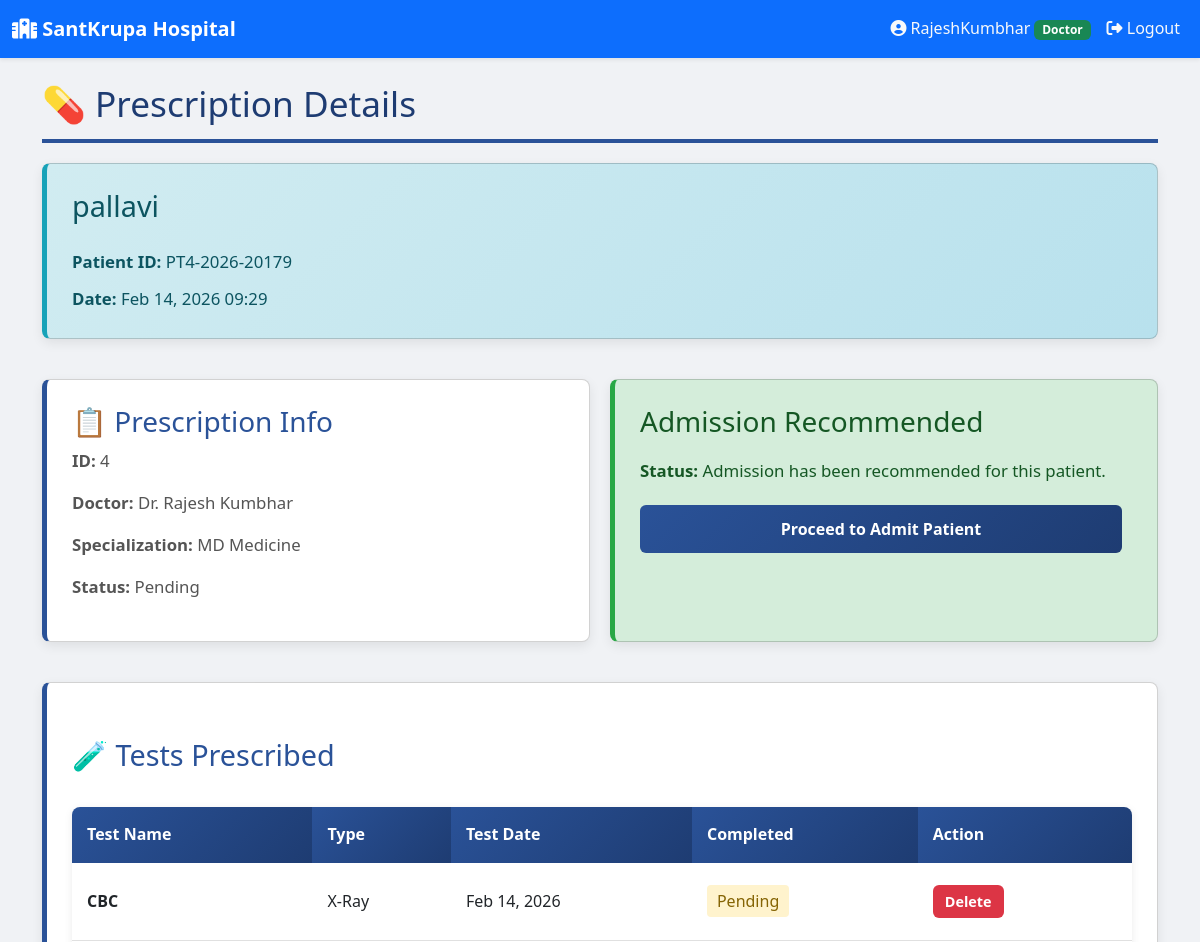
The app's page /clinic/ghanshyam_123/doctor/prescription/4/ (signed in, upper part), older data.
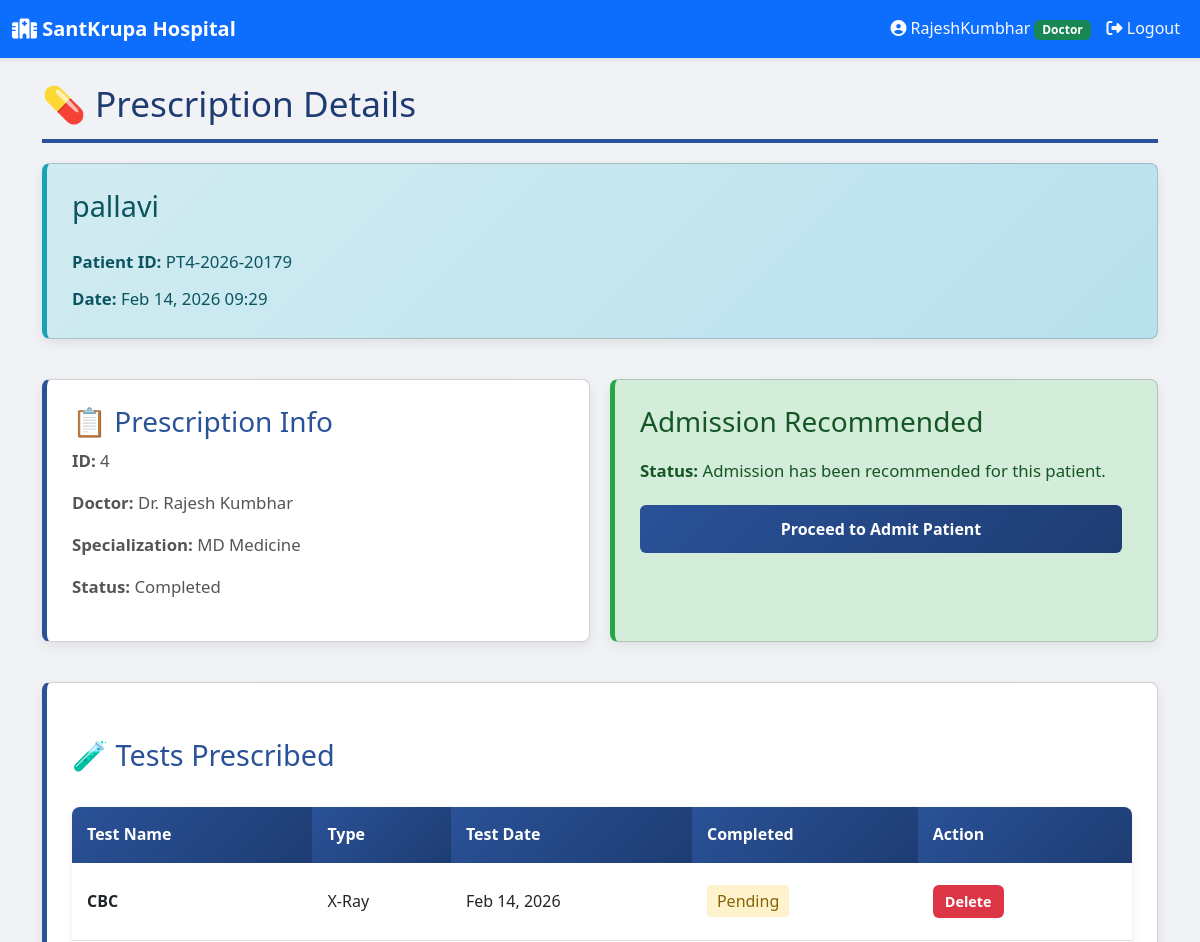
The same page, newer data.
### hospital/models.py (models this page shows, shortened)
class Prescription(models.Model):
    STATUS_CHOICES = [
        ('pending', 'Pending'),
        ('completed', 'Completed'),
        ('cancelled', 'Cancelled'),
    ]
    clinic = models.ForeignKey(Clinic, on_delete=models.CASCADE, related_name='prescriptions', null=True, blank=True)
    patient = models.ForeignKey(Patient, on_delete=models.CASCADE, related_name='prescriptions')
    doctor = models.ForeignKey(Doctor, on_delete=models.SET_NULL, null=True, related_name='prescriptions')
    prescription_date = models.DateTimeField(auto_now_add=True)
    status = models.CharField(max_length=20, choices=STATUS_CHOICES, default='pending')
    admission_recommended = models.BooleanField(default=False, help_text="Doctor recommends patient admission to hospital")
    admission_reason = models.TextField(blank=True, help_text="Reason for recommending admission")
    objects = ClinicManager()
    class Meta:
        ordering = ['-prescription_date']

class Patient(models.Model):
    STATUS_CHOICES = [
        ('registered', 'Registered'),
        ('in_diagnosis', 'In Diagnosis'),
        ('treatment_started', 'Treatment Started'),
        ('discharged', 'Discharged'),
    ]
    clinic = models.ForeignKey(Clinic, on_delete=models.CASCADE, related_name='patients', null=True, blank=True)
    patient_id = models.CharField(max_length=20, editable=False)
    user = models.OneToOneField(User, on_delete=models.CASCADE, null=True, blank=True)
    patient_name = models.CharField(max_length=100)
    age = models.IntegerField()
    address = models.TextField()
    phone_number = models.CharField(max_length=15)
    registration_date = models.DateField(auto_now_add=True)
    status = models.CharField(max_length=20, choices=STATUS_CHOICES, default='registered')
    default_password = models.CharField(max_length=20, blank=True)
    registered_by = models.ForeignKey(User, on_delete=models.SET_NULL, null=True, blank=True,
                                     related_name='patients_registered',
                                     limit_choices_to={'role': 'receptionist'})
    objects = ClinicManager()
    class Meta:
        ordering = ['-registration_date']
        unique_together = [['clinic', 'patient_id']]
        indexes = [
            models.Index(fields=['clinic', 'registration_date']),
            models.Index(fields=['clinic', 'phone_number']),
        ]

class Doctor(models.Model):
    clinic = models.ForeignKey(Clinic, on_delete=models.CASCADE, related_name='doctors', null=True, blank=True)
    user = models.OneToOneField(User, on_delete=models.CASCADE)
    specialization = models.CharField(max_length=100)
    license_number = models.CharField(max_length=50)
    objects = ClinicManager()
    class Meta:
        unique_together = [['clinic', 'license_number']]

class User(AbstractUser):
    ROLE_CHOICES = [
        ('super_admin', 'Super Admin'),
        ('admin', 'Clinic Admin'),
        ('doctor', 'Doctor'),
        ('receptionist', 'Receptionist'),
        ('patient', 'Patient'),
        ('lab_tech', 'Lab Technician'),
    ]
    clinic = models.ForeignKey(Clinic, on_delete=models.CASCADE, related_name='users', null=True, blank=True)
    role = models.CharField(max_length=20, choices=ROLE_CHOICES, default='patient')
    created_at = models.DateTimeField(auto_now_add=True)
    class Meta:
        unique_together = [['clinic', 'username']]

### hospital/views.py (the view, shortened to what this page needs)
# urls.py: path('doctor/prescription/<int:prescription_id>/', views.add_prescription_details, name='add_prescription_details'),
@login_required(login_url='login')
@require_http_methods(["GET", "POST"])
def add_prescription_details(request, prescription_id, clinic_slug=None):
    if request.user.role != 'doctor':
        return redirect('homepage')
    clinic = get_clinic_from_slug_or_middleware(clinic_slug, request)
    prescription = get_object_or_404(Prescription, id=prescription_id)
    doctor = Doctor.objects.get(user=request.user)
    vitals = getattr(prescription, 'vitals', None)
    if prescription.doctor != doctor:
        return redirect('doctor_dashboard')
    tests = prescription.tests.all()
    medicines = prescription.medicines.all()
    doctor_notes = prescription.doctor_notes if hasattr(prescription, 'doctor_notes') else None
    test_form = TestForm()
    medicine_form = MedicineForm()
    notes_form = DoctorNotesForm(instance=doctor_notes) if doctor_notes else DoctorNotesForm()
    vitals = Vitals.objects.filter(prescription=prescription).first()
    context = {
        'prescription': prescription,
        'tests': tests,
        'medicines': medicines,
        'doctor_notes': doctor_notes,
        'clinic': clinic,
        'test_form': test_form,
        'medicine_form': medicine_form,
        'notes_form': notes_form,
        'vitals': vitals,
    }
    return render(request, 'hospital/doctor/add_prescription_details.html', context)

### hospital/managers.py (called while the page is built)
    def get_queryset(self):
        return super().get_queryset()

### hospital/views.py (called while the page is built)
def get_clinic_from_slug_or_middleware(clinic_slug, request):
    if clinic_slug:
        try:
            return Clinic.objects.get(slug=clinic_slug)
        except Clinic.DoesNotExist:
            return None
    if hasattr(request, 'clinic') and request.clinic:
        return request.clinic
    if request.user.is_authenticated and hasattr(request.user, 'clinic'):
        return request.user.clinic
    return None

### hospital/templates/hospital/doctor/add_prescription_details.html (shortened to what the changed rows need)
{% extends "hospital/base.html" %}
{% block content %}
<h1>💊 Prescription Details</h1>
<div class="card" style="background: linear-gradient(135deg, #d1ecf1 0%, #b8e1ed 100%); border-left-color: #17a2b8;">
    <h2 style="color: #0c5460; margin-top: 0;">{{ prescription.patient.patient_name }}</h2>
    <p style="color: #0c5460; margin: 10px 0;"><strong>Patient ID:</strong> {{ prescription.patient.patient_id }}</p>
    <p style="color: #0c5460; margin: 0;"><strong>Date:</strong> {{ prescription.prescription_date|date:"M d, Y H:i" }}</p>
</div>
<div style="display: grid; grid-template-columns: repeat(auto-fit, minmax(250px, 1fr)); gap: 20px; margin: 20px 0;">
    <div class="card">
        <h3 style="margin-top: 0;">📋 Prescription Info</h3>
        <p><strong>ID:</strong> {{ prescription.id }}</p>
        <p><strong>Doctor:</strong> Dr. {{ prescription.doctor.user.first_name }} {{ prescription.doctor.user.last_name }}</p>
        <p><strong>Specialization:</strong> {{ prescription.doctor.specialization }}</p>
        <p><strong>Status:</strong> {{ prescription.get_status_display }}</p>
    </div>
</div>
<div class="card">
    <h2>🧪 Tests Prescribed</h2>
    {% if tests %}
        <table>
            <thead>
                <tr>
                    <th>Test Name</th>
                    <th>Type</th>
                    <th>Test Date</th>
                    <th>Completed</th>
                    <th>Action</th>
                </tr>
            </thead>
        </table>
    {% else %}
        <p class="alert-info">No tests prescribed yet.</p>
    {% endif %}
</div>
{% endblock %}

Row changes from the older to the newer data that the page shows:
changed Prescription "pallavi": status "Pending" → "Completed"
